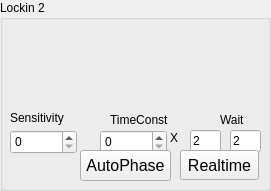
   <widget class="QGroupBox" name="lockin2Box">
    <property name="geometry">
     <rect>
      <x>290</x>
      <y>90</y>
      <width>271</width>
      <height>191</height>
     </rect>
    </property>
    <property name="title">
     <string>Lockin 2</string>
    </property>
    <widget class="QWidget" name="realdisChart1_2" native="true">
     <property name="geometry">
      <rect>
       <x>10</x>
       <y>20</y>
       <width>251</width>
       <height>91</height>
      </rect>
     </property>
     <property name="mytype" stdset="0">
      <string>chart</string>
     </property>
    </widget>
    <widget class="QSpinBox" name="Sensitivity2">
     <property name="geometry">
      <rect>
       <x>10</x>
       <y>130</y>
       <width>67</width>
       <height>24</height>
      </rect>
     </property>
    </widget>
    <widget class="QSpinBox" name="Timecnst2">
     <property name="geometry">
      <rect>
       <x>100</x>
       <y>130</y>
       <width>67</width>
       <height>24</height>
      </rect>
     </property>
    </widget>
    <widget class="QPushButton" name="autoPhase2">
     <property name="geometry">
      <rect>
       <x>80</x>
       <y>150</y>
       <width>91</width>
       <height>31</height>
      </rect>
     </property>
     <property name="font">
      <font>
       <pointsize>12</pointsize>
      </font>
     </property>
     <property name="text">
      <string>AutoPhase</string>
     </property>
    </widget>
    <widget class="QLineEdit" name="wait1_3">
     <property name="geometry">
      <rect>
       <x>190</x>
       <y>130</y>
       <width>31</width>
       <height>22</height>
      </rect>
     </property>
     <property name="text">
      <string>2</string>
     </property>
    </widget>
    <widget class="QLabel" name="label2">
     <property name="geometry">
      <rect>
       <x>170</x>
       <y>130</y>
       <width>16</width>
       <height>16</height>
      </rect>
     </property>
     <property name="text">
      <string>X</string>
     </property>
    </widget>
    <widget class="QLineEdit" name="wait1_4">
     <property name="geometry">
      <rect>
       <x>230</x>
       <y>130</y>
       <width>31</width>
       <height>22</height>
      </rect>
     </property>
     <property name="text">
      <string>2</string>
     </property>
    </widget>
    <widget class="QLabel" name="label_20">
     <property name="geometry">
      <rect>
       <x>10</x>
       <y>110</y>
       <width>61</width>
       <height>16</height>
      </rect>
     </property>
     <property name="text">
      <string>Sensitivity</string>
     </property>
     <property name="mytype" stdset="0">
      <string>label</string>
     </property>
    </widget>
    <widget class="QLabel" name="label_21">
     <property name="geometry">
      <rect>
       <x>110</x>
       <y>110</y>
       <width>61</width>
       <height>20</height>
      </rect>
     </property>
     <property name="text">
      <string>TimeConst</string>
     </property>
     <property name="mytype" stdset="0">
      <string>label</string>
     </property>
    </widget>
    <widget class="QLabel" name="label_22">
     <property name="geometry">
      <rect>
       <x>220</x>
       <y>110</y>
       <width>31</width>
       <height>20</height>
      </rect>
     </property>
     <property name="text">
      <string>Wait</string>
     </property>
     <property name="mytype" stdset="0">
      <string>label</string>
     </property>
    </widget>
    <widget class="QPushButton" name="realtimeDisp1_2">
     <property name="geometry">
      <rect>
       <x>180</x>
       <y>150</y>
       <width>79</width>
       <height>30</height>
      </rect>
     </property>
     <property name="font">
      <font>
       <pointsize>12</pointsize>
      </font>
     </property>
     <property name="text">
      <string>Realtime</string>
     </property>
    </widget>
   </widget>
